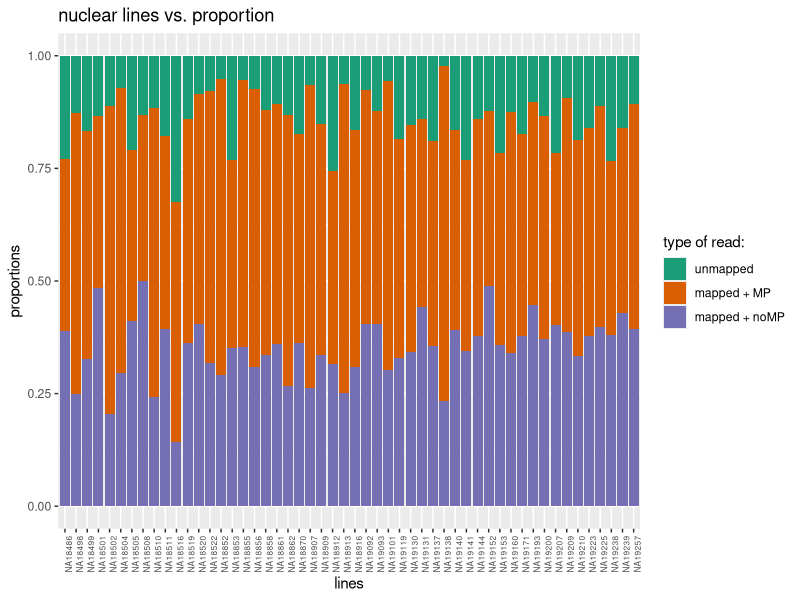
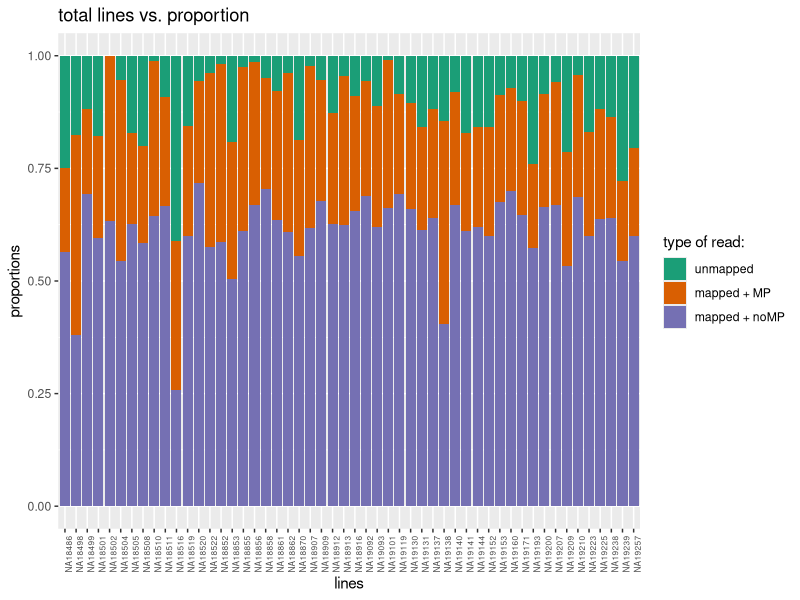

Reproduce these figures in R, in order.
## ---- chunk 1
#install.packages("tidyverse")
#install.packages("writexl")
require(writexl)
require("dplyr")
require("tidyr")
require(ggplot2)
## ---- chunk 2
df <- read.delim("MetaDataSequencing.txt")
keeps <- c("line","fraction", "reads", "mapped", "Mapped_noMP")
frac_dif <- df[keeps]
## ---- chunk 3
nuclear <- subset(frac_dif, fraction == "nuclear", c(fraction, line, reads, mapped, Mapped_noMP))
total <- subset(frac_dif, fraction == "total", c(fraction, line, reads, mapped, Mapped_noMP))
## ---- chunk 4
#nuclear proportions
nuc_mapped_prop <- data.matrix(nuclear$mapped/nuclear$reads)
nuc_mapped_noMP_prop <- data.matrix(nuclear$Mapped_noMP/nuclear$reads)
nuc_mapped_MP <- nuc_mapped_prop - nuc_mapped_noMP_prop
nuc_none <- 1 - nuc_mapped_prop
nuc_lines <- data.matrix(nuclear$line)

#total proportions
total_mapped_prop <- data.matrix(total$mapped/total$reads)
total_mapped_noMP_prop <- data.matrix(total$Mapped_noMP/total$reads)
total_mapped_MP <-total_mapped_prop - total_mapped_noMP_prop
total_none <- 1 - total_mapped_prop
total_lines <- data.matrix(total$line)
## ---- chunk 5
nuc_combination <- data.frame(nuc_lines, nuc_mapped_noMP_prop, nuc_mapped_MP, nuc_none)
nuc_combination <- gather(nuc_combination, nuc_mapped_noMP_prop, nuc_mapped_MP, nuc_none, key = "type", value = "count")
nuc_combination$type <- factor(nuc_combination$type, levels=c("nuc_none", "nuc_mapped_MP", "nuc_mapped_noMP_prop"))

total_combination <- data.frame(total_lines, total_mapped_noMP_prop, total_mapped_MP, total_none)
total_combination <- gather(total_combination, total_mapped_noMP_prop, total_mapped_MP, total_none, key = "type", value = "count")
total_combination$type <- factor(total_combination$type, levels=c("total_none", "total_mapped_MP", "total_mapped_noMP_prop"))
## ---- chunk 6
ggplot(data = nuc_combination, aes(x = nuc_lines, y = count, fill = type)) + geom_col() + theme(axis.text.x = element_text( hjust = 0,vjust = 1, size = 6, angle = 90)) + xlab("lines") + ylab("proportions") + scale_fill_brewer(palette="Dark2", name = "type of read:", labels = c("unmapped", "mapped + MP", "mapped + noMP")) +  ggtitle("nuclear lines vs. proportion")

ggplot(data = total_combination, aes(x = total_lines, y = count, fill = type)) + geom_col() + theme(axis.text.x = element_text( hjust = 0,vjust = 1, size = 6, angle = 90)) + xlab("lines") + ylab("proportions") + scale_fill_brewer(palette="Dark2", name = "type of read:", labels = c("unmapped", "mapped + MP", "mapped + noMP")) +  ggtitle("total lines vs. proportion")


## ---- chunk 7

